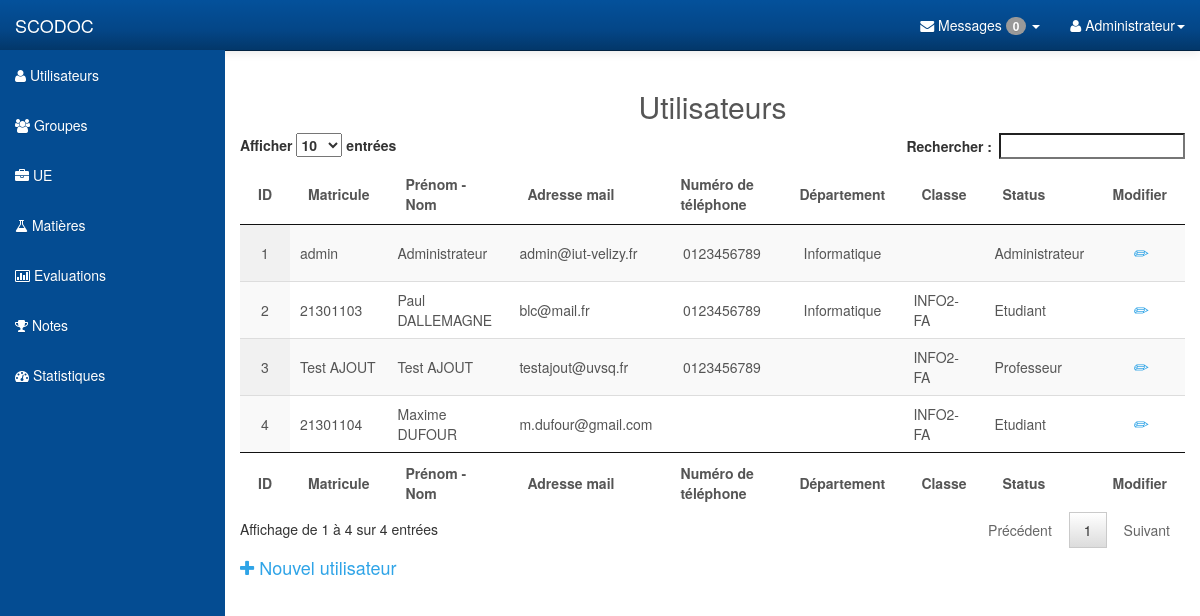
The page /users.php (signed in) on the database as committed earlier.
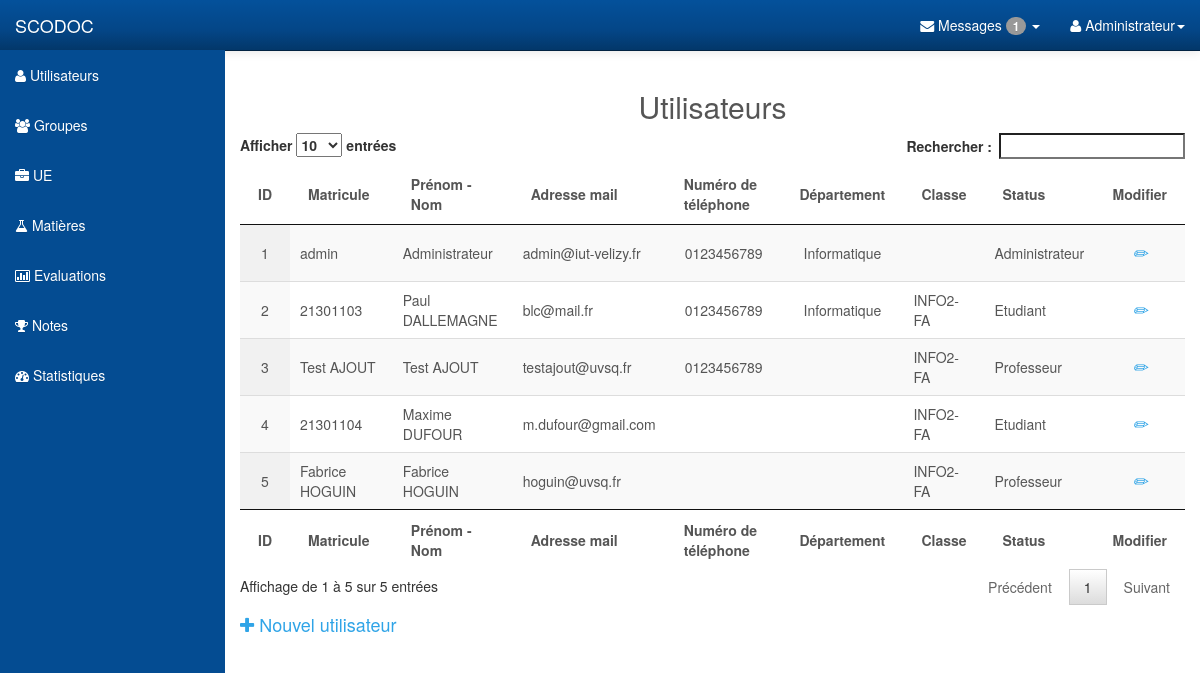
The same page on the database as committed later.
### tables this page shows
CREATE TABLE IF NOT EXISTS `users` (
  `id` int(11) NOT NULL AUTO_INCREMENT,
  `name` varchar(25) NOT NULL,
  `login` varchar(20) NOT NULL,
  `phone` varchar(10) NOT NULL,
  `passwd` varchar(32) NOT NULL,
  `mail` varchar(55) NOT NULL,
  `dept_id` int(11) DEFAULT NULL,
  `group_id` int(11) DEFAULT NULL,
  `rank` int(1) NOT NULL DEFAULT '0',
  PRIMARY KEY (`id`),
  UNIQUE KEY `login` (`login`)
);

CREATE TABLE IF NOT EXISTS `departments` (
  `id` int(11) NOT NULL AUTO_INCREMENT,
  `name` varchar(25) DEFAULT NULL,
  `admin_id` int(11) DEFAULT NULL,
  PRIMARY KEY (`id`)
);

CREATE TABLE IF NOT EXISTS `groups` (
  `id` int(11) NOT NULL AUTO_INCREMENT,
  `group_name` varchar(25) DEFAULT NULL,
  `dept_id` int(11) DEFAULT NULL,
  PRIMARY KEY (`id`)
);

### get_departments.php (called while the page is built, shortened)
<?php
	function get_department($dept_id)
	{
		include("pdo.php");
		$req=$pdo->prepare('SELECT name FROM departments WHERE id= ?');
		$req->execute(array($dept_id));
		$data=$req->fetch();
		$name=$data["name"];
		return $name;
	}
?>

### get_groups.php (called while the page is built, shortened)
<?php
	function get_group($group_id)
	{
		include("pdo.php");
		$req=$pdo->prepare('SELECT group_name FROM groups WHERE id= ?');
		$req->execute(array($group_id));
		$data=$req->fetch();
		$name=$data["group_name"];
		return $name;
	}
?>

### get_users.php (the view, shortened to what the changed rows need)
<?php
	function get_all_users()
	{
		include("pdo.php");
		include("get_departments.php");
		include("get_groups.php");
		$req=$pdo->query('SELECT * FROM users');
		while ($data=$req->fetch())
		{
			echo '<tr>';
			echo '<td style="text-align: center;">'.$data["id"].'</td>';
			echo '<td>'.$data["login"].'</td>';
			echo '<td>'.$data["name"].'</td>';
			echo '<td>'.$data["mail"].'</td>';
			echo '<td style="text-align: center;">'.$data["phone"].'</td>';
			echo '<td style="text-align: center;">'.get_department($data["dept_id"]).'</td>';
			echo '<td>'.get_group($data["group_id"]).'</td>';
			if ($data["rank"]==0)
			{
				echo '<td>Etudiant</td>';
			}
			else if($data["rank"]==1)
			{
				echo '<td>Professeur</td>';
			}
			else
			{
				echo '<td>Administrateur</td>';
			}
			echo "<td style=\"text-align: center;\"><form method=\"post\" action=\"modify_user.php\">
					<input type=\"hidden\" name=\"id\" value=".$data["id"].">
					<a href=\"javascript:;\" onclick=\"parentNode.submit();\"><h4><i class=\"glyphicon-pencil\"></i></h4></a>
				</form>";
			echo '</tr>';
		}
	}
?>

### users.php (shortened to what the changed rows need)
<?php
	if ($_SESSION["rank"]==2)
	{
?>
<!DOCTYPE html>
<html lang="en">
<head>
    <link rel="stylesheet" type="text/css" href="bootstrap/css/bootstrap.min.css" />
    <link rel="stylesheet" type="text/css" href="font-awesome/css/font-awesome.min.css" />
    <link rel="stylesheet" type="text/css" href="css/local.css" />
	<link rel="stylesheet" type="text/css" href="css/dataTables-utilisateur.css" />
</head>
<body>
    <div id="wrapper">
        <?php include("nav.php"); include("get_users.php");?>
		<div class="row text-center">
			<h2>Utilisateurs</h2>
		</div>
		<div class="row center-block">
            <div class="col-lg-12 ">
				<table id="example" class="display" cellspacing="0" width="100%">
					<thead>
						<tr>
							<th>ID</th>
							<th>Matricule</th>
							<th>Prénom - Nom</th>
							<th>Adresse mail</th>
							<th>Numéro de téléphone</th>
							<th>Département</th>
							<th>Classe</th>
							<th>Status</th>
							<th>Modifier</th>
						</tr>
					</thead>
					<tfoot>
						<tr>
							<th>ID</th>
							<th>Matricule</th>
							<th>Prénom - Nom</th>
							<th>Adresse mail</th>
							<th>Numéro de téléphone</th>
							<th>Département</th>
							<th>Classe</th>
							<th>Status</th>
							<th>Modifier</th>
						</tr>
					</tfoot>
					<tbody>
					<?php get_all_users(); ?>
					</tbody>
				</table>
            </div>
        </div>
		<div class="row center-block">
			<div class="col-lg-6 text-left">
				<h4><a href="add_user.php"><i class="fa fa-plus"></i> Nouvel utilisateur</a></h4>
			</div>
		</div>
    </div>
</body>
</html>
<?php
}

### get_messages_admin.php (shortened to what the changed rows need)
<?php
		echo '<nav class="navbar navbar-inverse navbar-fixed-top" role="navigation">
            <div class="navbar-header">
                <button type="button" class="navbar-toggle" data-toggle="collapse" data-target=".navbar-ex1-collapse">
                    <span class="sr-only">Toggle navigation</span>
                    <span class="icon-bar"></span>
                    <span class="icon-bar"></span>
                    <span class="icon-bar"></span>
                </button>
                <a class="navbar-brand" href="index.php">SCODOC</a>
            </div>
            <div class="collapse navbar-collapse navbar-ex1-collapse">
                <ul class="nav navbar-nav side-nav">
                    <li><a href="users.php"><i class="fa fa-user"></i> Utilisateurs</a></li>
                    <li><a href="groups.php"><i class="fa fa-users"></i> Groupes</a></li>
                    <li><a href="ue.php"><i class="fa fa-briefcase"></i> UE</a></li>
                    <li><a href="lessons.php"><i class="fa fa-flask"></i> Matières</a></li>
                    <li><a href="exams.php"><i class="fa fa-bar-chart-o"></i> Evaluations</a></li>
                    <li><a href="marks.php"><i class="fa fa-trophy"></i> Notes</a></li>
					<li><a href="stats.php"><i class="fa fa-tachometer"></i> Statistiques</a></li>
                </ul>
                 <ul class="nav navbar-nav navbar-right navbar-user">
                    <li class="dropdown messages-dropdown">
                        <a href="#" class="dropdown-toggle" data-toggle="dropdown"><i class="fa fa-envelope"></i> Messages <span class="badge">'.get_nb_messages($_SESSION["id"]).'</span> <b class="caret"></b></a>
                        <ul class="dropdown-menu">
                            <li class="dropdown-header">'.get_nb_messages($_SESSION["id"]).' Nouveau(x) message(s)</li>';
        echo  '<hr><li><a href="#">Boîte mail <span class="badge">'.get_nb_messages($_SESSION["id"]).'</span></a></li>
                        </ul>
                    </li>
                     <li class="dropdown user-dropdown">
                        <a href="#" class="dropdown-toggle" data-toggle="dropdown"><i class="fa fa-user"></i> '.$_SESSION["name"].'<b class="caret"></b></a>
                        <ul class="dropdown-menu">
                            <li><a href="profil.php"><i class="fa fa-user"></i> Profil</a></li>
                            <li><a href="options.php"><i class="fa fa-gear"></i> Options</a></li>
                            <li class="divider"></li>
                            <li><a href="logoff.php"><i class="fa fa-power-off"></i> Déconnexion</a></li>
                        </ul>
                    </li>
                </ul>
            </div>
        </nav>';
	function get_nb_messages($user_id)
	{
		include("pdo.php");
		$req=$pdo->query('SELECT count(*) FROM messages WHERE state=0 AND recipient_id='.$user_id);
		while ($data=$req->fetch())
		{
			return $data[0];
		}
	}
?>

Rows that differ between the two databases and show on the page:
added users: id "5", login "Fabrice HOGUIN", name "Fabrice HOGUIN", mail "hoguin@uvsq.fr", group.group_name "INFO2-FA", rank "Professeur"
Other text that changed with them:
get_nb_messages($_SESSION["id"]): "0" → "1"
text written by a page script: "Afficher entrées Rechercher : Affichage de 1 à 4 sur 4 entrées Précédent 1 Suivant" → "Afficher entrées Rechercher : Affichage de 1 à 5 sur 5 entrées Précédent 1 Suivant"
